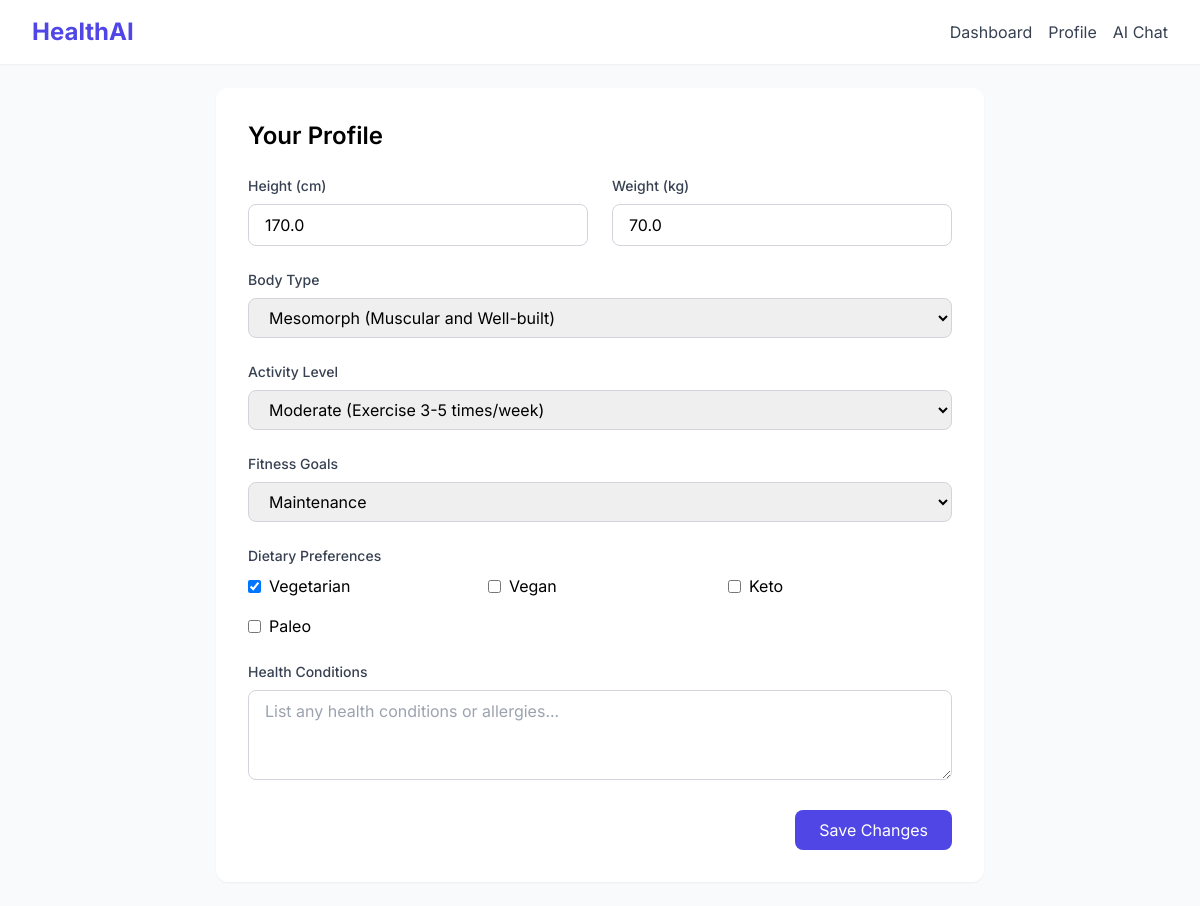
/profile/ (signed in), run on the app's committed database.
### healthapp/models.py (models this page shows, shortened)
class UserProfile(models.Model):
    BODY_TYPE_CHOICES = [
        ('ectomorph', 'Ectomorph'),
        ('mesomorph', 'Mesomorph'),
        ('endomorph', 'Endomorph'),
    ]
    ACTIVITY_LEVEL_CHOICES = [
        ('sedentary', 'Sedentary'),
        ('light', 'Light'),
        ('moderate', 'Moderate'),
        ('active', 'Active'),
        ('very_active', 'Very Active'),
    ]
    FITNESS_GOAL_CHOICES = [
        ('weight_loss', 'Weight Loss'),
        ('muscle_gain', 'Muscle Gain'),
        ('maintenance', 'Maintenance'),
        ('endurance', 'Endurance'),
    ]
    GENDER_CHOICES = [
        ('male', 'Male'),
        ('female', 'Female'),
        ('other', 'Other'),
    ]
    user = models.OneToOneField(User, on_delete=models.CASCADE)
    gender = models.CharField(max_length=10, choices=GENDER_CHOICES, default='male')
    height = models.FloatField(
        validators=[MinValueValidator(0), MaxValueValidator(300)],
        help_text="Height in centimeters"
    )
    weight = models.FloatField(
        validators=[MinValueValidator(0), MaxValueValidator(500)],
        help_text="Weight in kilograms"
    )
    body_type = models.CharField(max_length=20, choices=BODY_TYPE_CHOICES)
    activity_level = models.CharField(max_length=20, choices=ACTIVITY_LEVEL_CHOICES)
    fitness_goal = models.CharField(max_length=20, choices=FITNESS_GOAL_CHOICES)
    dietary_preferences = models.JSONField(default=list)
    health_conditions = models.TextField(blank=True)
    created_at = models.DateTimeField(auto_now_add=True)
    updated_at = models.DateTimeField(auto_now=True)

### healthapp/views.py (the view, shortened to what this page needs)
# urls.py: path('profile/', views.profile, name='profile'),
@login_required
def profile(request):
    user_profile, created = UserProfile.objects.get_or_create(
        user=request.user,
        defaults={
            'height': 170,
            'weight': 70,
            'body_type': 'mesomorph',
            'activity_level': 'moderate',
            'fitness_goal': 'maintenance',
            'dietary_preferences': [],
            'health_conditions': ''
        }
    )
    return render(request, 'profile.html', {'user_profile': user_profile})

### templates/profile.html (shortened to what this page needs)
{% extends 'base.html' %}
{% block content %}
<div class="max-w-3xl mx-auto">
    <div class="bg-white rounded-xl shadow-sm p-8">
        <h1 class="text-2xl font-semibold mb-6">Your Profile</h1>
        <form method="post" class="space-y-6">
            <div class="grid grid-cols-1 md:grid-cols-2 gap-6">
                <div>
                    <label class="block text-sm font-medium text-gray-700 mb-2">
                        Height (cm)
                    </label>
                    <input type="number"
                           name="height"
                           value="{{ user_profile.height }}"
                           class="w-full px-4 py-2 border border-gray-300 rounded-lg focus:outline-none focus:ring-2 focus:ring-indigo-600"
                           required>
                </div>
                <div>
                    <label class="block text-sm font-medium text-gray-700 mb-2">
                        Weight (kg)
                    </label>
                    <input type="number"
                           name="weight"
                           value="{{ user_profile.weight }}"
                           step="0.1"
                           class="w-full px-4 py-2 border border-gray-300 rounded-lg focus:outline-none focus:ring-2 focus:ring-indigo-600"
                           required>
                </div>
            </div>
            <div>
                <label class="block text-sm font-medium text-gray-700 mb-2">
                    Body Type
                </label>
                <select name="body_type"
                        class="w-full px-4 py-2 border border-gray-300 rounded-lg focus:outline-none focus:ring-2 focus:ring-indigo-600">
                    <option value="mesomorph" {% if user_profile.body_type == 'mesomorph' %}selected{% endif %}>
                        Mesomorph (Muscular and Well-built)
                    </option>
                </select>
            </div>
            <div>
                <label class="block text-sm font-medium text-gray-700 mb-2">
                    Activity Level
                </label>
                <select name="activity_level"
                        class="w-full px-4 py-2 border border-gray-300 rounded-lg focus:outline-none focus:ring-2 focus:ring-indigo-600">
                    <option value="moderate" {% if user_profile.activity_level == 'moderate' %}selected{% endif %}>
                        Moderate (Exercise 3-5 times/week)
                    </option>
                </select>
            </div>
            <div>
                <label class="block text-sm font-medium text-gray-700 mb-2">
                    Fitness Goals
                </label>
                <select name="fitness_goal"
                        class="w-full px-4 py-2 border border-gray-300 rounded-lg focus:outline-none focus:ring-2 focus:ring-indigo-600">
                    <option value="maintenance" {% if user_profile.fitness_goal == 'maintenance' %}selected{% endif %}>
                        Maintenance
                    </option>
                </select>
            </div>
            <div>
                <label class="block text-sm font-medium text-gray-700 mb-2">
                    Dietary Preferences
                </label>
                <div class="grid grid-cols-2 md:grid-cols-3 gap-4">
                    <label class="flex items-center space-x-2">
                        <input type="checkbox"
                               name="dietary_preferences"
                               value="vegetarian"
                               {% if 'vegetarian' in user_profile.dietary_preferences %}checked{% endif %}
                               class="rounded text-indigo-600 focus:ring-indigo-600">
                        <span>Vegetarian</span>
                    </label>
                    <label class="flex items-center space-x-2">
                        <input type="checkbox"
                               name="dietary_preferences"
                               value="vegan"
                               class="rounded text-indigo-600 focus:ring-indigo-600">
                        <span>Vegan</span>
                    </label>
                    <label class="flex items-center space-x-2">
                        <input type="checkbox"
                               name="dietary_preferences"
                               value="keto"
                               class="rounded text-indigo-600 focus:ring-indigo-600">
                        <span>Keto</span>
                    </label>
                    <label class="flex items-center space-x-2">
                        <input type="checkbox"
                               name="dietary_preferences"
                               value="paleo"
                               class="rounded text-indigo-600 focus:ring-indigo-600">
                        <span>Paleo</span>
                    </label>
                </div>
            </div>
            <div>
                <label class="block text-sm font-medium text-gray-700 mb-2">
                    Health Conditions
                </label>
                <textarea name="health_conditions"
                          class="w-full px-4 py-2 border border-gray-300 rounded-lg focus:outline-none focus:ring-2 focus:ring-indigo-600"
                          rows="3"
                          placeholder="List any health conditions or allergies...">{{ user_profile.health_conditions }}</textarea>
            </div>
            <div class="flex justify-end">
                <button type="submit"
                        class="px-6 py-2 bg-indigo-600 text-white rounded-lg hover:bg-indigo-700 transition-colors">
                    Save Changes
                </button>
            </div>
        </form>
    </div>
</div>
{% endblock %}

### templates/base.html (style rules this page uses)
body { font-family: 'Inter', sans-serif; background-color: #f8fafc; }

### data on the page
UserProfile: height "170.0", weight "70.0", body_type "Mesomorph (Muscular and Well-built)", activity_level "Moderate (Exercise 3-5 times/week)", fitness_goal "Maintenance", dietary_preferences "☑"
